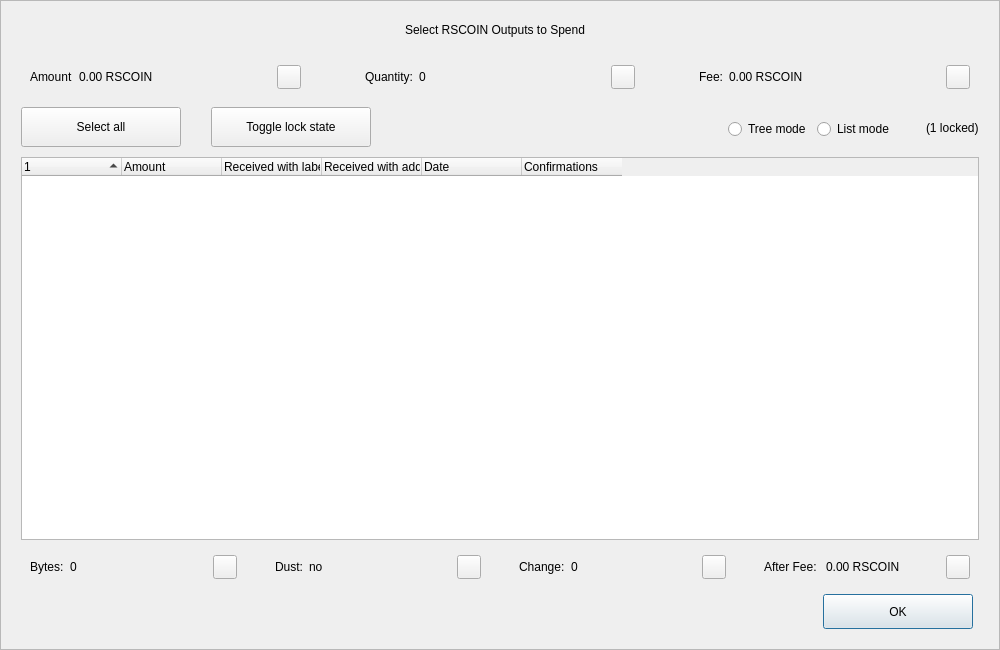
<?xml version="1.0" encoding="UTF-8"?>
<ui version="4.0">
 <class>CoinControlDialog</class>
 <widget class="QDialog" name="CoinControlDialog">
  <property name="geometry">
   <rect>
    <x>0</x>
    <y>0</y>
    <width>1000</width>
    <height>650</height>
   </rect>
  </property>
  <property name="minimumSize">
   <size>
    <width>950</width>
    <height>650</height>
   </size>
  </property>
  <property name="windowTitle">
   <string>Coin Selection</string>
  </property>
  <property name="styleSheet">
   <string notr="true"/>
  </property>
  <layout class="QVBoxLayout" name="verticalLayout">
   <property name="spacing">
    <number>0</number>
   </property>
   <property name="leftMargin">
    <number>0</number>
   </property>
   <property name="topMargin">
    <number>0</number>
   </property>
   <property name="rightMargin">
    <number>0</number>
   </property>
   <property name="bottomMargin">
    <number>0</number>
   </property>
   <item>
    <widget class="QFrame" name="frameContainer">
     <property name="toolTipDuration">
      <number>0</number>
     </property>
     <property name="frameShape">
      <enum>QFrame::StyledPanel</enum>
     </property>
     <property name="frameShadow">
      <enum>QFrame::Raised</enum>
     </property>
     <layout class="QVBoxLayout" name="verticalLayout_2">
      <property name="leftMargin">
       <number>0</number>
      </property>
      <property name="rightMargin">
       <number>0</number>
      </property>
      <property name="bottomMargin">
       <number>20</number>
      </property>
      <item>
       <layout class="QHBoxLayout" name="horizontalLayout_12">
        <property name="spacing">
         <number>0</number>
        </property>
        <property name="leftMargin">
         <number>20</number>
        </property>
        <property name="rightMargin">
         <number>30</number>
        </property>
        <item>
         <spacer name="horizontalSpacer_4">
          <property name="orientation">
           <enum>Qt::Horizontal</enum>
          </property>
          <property name="sizeHint" stdset="0">
           <size>
            <width>40</width>
            <height>20</height>
           </size>
          </property>
         </spacer>
        </item>
        <item>
         <widget class="QLabel" name="labelTitle">
          <property name="minimumSize">
           <size>
            <width>0</width>
            <height>40</height>
           </size>
          </property>
          <property name="maximumSize">
           <size>
            <width>16777215</width>
            <height>40</height>
           </size>
          </property>
          <property name="text">
           <string>Select RSCOIN Outputs to Spend</string>
          </property>
          <property name="alignment">
           <set>Qt::AlignCenter</set>
          </property>
          <property name="margin">
           <number>7</number>
          </property>
         </widget>
        </item>
        <item>
         <spacer name="horizontalSpacer_5">
          <property name="orientation">
           <enum>Qt::Horizontal</enum>
          </property>
          <property name="sizeHint" stdset="0">
           <size>
            <width>40</width>
            <height>20</height>
           </size>
          </property>
         </spacer>
        </item>
       </layout>
      </item>
      <item>
       <layout class="QHBoxLayout" name="horizontalLayout_8">
        <property name="leftMargin">
         <number>20</number>
        </property>
        <property name="rightMargin">
         <number>20</number>
        </property>
        <item>
         <widget class="QWidget" name="layoutAmount" native="true">
          <layout class="QHBoxLayout" name="horizontalLayout_9" stretch="0,1,0">
           <item>
            <widget class="QLabel" name="labelCoinControlAmountText">
             <property name="text">
              <string>Amount</string>
             </property>
            </widget>
           </item>
           <item>
            <widget class="QLabel" name="labelCoinControlAmount">
             <property name="text">
              <string>0.00 RSCOIN</string>
             </property>
            </widget>
           </item>
           <item alignment="Qt::AlignHCenter|Qt::AlignVCenter">
            <widget class="QPushButton" name="pushButtonAmount">
             <property name="minimumSize">
              <size>
               <width>0</width>
               <height>24</height>
              </size>
             </property>
             <property name="maximumSize">
              <size>
               <width>24</width>
               <height>26</height>
              </size>
             </property>
             <property name="focusPolicy">
              <enum>Qt::NoFocus</enum>
             </property>
             <property name="styleSheet">
              <string notr="true">padding-bottom:2px;
padding-right:4px;</string>
             </property>
             <property name="text">
              <string/>
             </property>
            </widget>
           </item>
          </layout>
         </widget>
        </item>
        <item>
         <spacer name="horizontalSpacer_2">
          <property name="orientation">
           <enum>Qt::Horizontal</enum>
          </property>
          <property name="sizeType">
           <enum>QSizePolicy::Fixed</enum>
          </property>
          <property name="sizeHint" stdset="0">
           <size>
            <width>40</width>
            <height>20</height>
           </size>
          </property>
         </spacer>
        </item>
        <item>
         <widget class="QWidget" name="layoutQuantity" native="true">
          <layout class="QHBoxLayout" name="horizontalLayout_10" stretch="0,1,0">
           <item>
            <widget class="QLabel" name="labelCoinControlQuantityText">
             <property name="text">
              <string>Quantity:</string>
             </property>
            </widget>
           </item>
           <item>
            <widget class="QLabel" name="labelCoinControlQuantity">
             <property name="text">
              <string>0</string>
             </property>
            </widget>
           </item>
           <item alignment="Qt::AlignHCenter|Qt::AlignVCenter">
            <widget class="QPushButton" name="pushButtonQuantity">
             <property name="minimumSize">
              <size>
               <width>0</width>
               <height>24</height>
              </size>
             </property>
             <property name="maximumSize">
              <size>
               <width>24</width>
               <height>26</height>
              </size>
             </property>
             <property name="focusPolicy">
              <enum>Qt::NoFocus</enum>
             </property>
             <property name="styleSheet">
              <string notr="true">padding-bottom:2px;
               padding-right:4px;</string>
             </property>
             <property name="text">
              <string/>
             </property>
            </widget>
           </item>
          </layout>
         </widget>
        </item>
        <item>
         <spacer name="horizontalSpacer_22">
          <property name="orientation">
           <enum>Qt::Horizontal</enum>
          </property>
          <property name="sizeType">
           <enum>QSizePolicy::Fixed</enum>
          </property>
          <property name="sizeHint" stdset="0">
           <size>
            <width>40</width>
            <height>20</height>
           </size>
          </property>
         </spacer>
        </item>
        <item>
         <widget class="QWidget" name="layoutFee" native="true">
          <layout class="QHBoxLayout" name="horizontalLayout_11" stretch="0,1,0">
           <item>
            <widget class="QLabel" name="labelCoinControlFeeText">
             <property name="text">
              <string>Fee:</string>
             </property>
            </widget>
           </item>
           <item>
            <widget class="QLabel" name="labelCoinControlFee">
             <property name="text">
              <string>0.00 RSCOIN</string>
             </property>
            </widget>
           </item>
           <item alignment="Qt::AlignHCenter|Qt::AlignVCenter">
            <widget class="QPushButton" name="pushButtonFee">
             <property name="minimumSize">
              <size>
               <width>0</width>
               <height>24</height>
              </size>
             </property>
             <property name="maximumSize">
              <size>
               <width>24</width>
               <height>26</height>
              </size>
             </property>
             <property name="focusPolicy">
              <enum>Qt::NoFocus</enum>
             </property>
             <property name="styleSheet">
              <string notr="true">padding-bottom:2px;
               padding-right:4px;</string>
             </property>
             <property name="text">
              <string/>
             </property>
            </widget>
           </item>
          </layout>
         </widget>
        </item>
       </layout>
      </item>
      <item>
       <widget class="QFrame" name="frame">
        <property name="minimumSize">
         <size>
          <width>0</width>
          <height>40</height>
         </size>
        </property>
        <property name="styleSheet">
         <string notr="true">#frame {
	border:0;
}</string>
        </property>
        <property name="frameShape">
         <enum>QFrame::StyledPanel</enum>
        </property>
        <property name="frameShadow">
         <enum>QFrame::Sunken</enum>
        </property>
        <layout class="QHBoxLayout" name="horizontalLayout">
         <property name="spacing">
          <number>0</number>
         </property>
         <property name="leftMargin">
          <number>20</number>
         </property>
         <property name="topMargin">
          <number>0</number>
         </property>
         <property name="rightMargin">
          <number>20</number>
         </property>
         <property name="bottomMargin">
          <number>0</number>
         </property>
         <item>
          <layout class="QHBoxLayout" name="horizontalLayoutPanel" stretch="0,0,0,0,0,0">
           <property name="spacing">
            <number>20</number>
           </property>
           <item>
            <widget class="QPushButton" name="pushButtonSelectAll">
             <property name="sizePolicy">
              <sizepolicy hsizetype="Maximum" vsizetype="Fixed">
               <horstretch>0</horstretch>
               <verstretch>0</verstretch>
              </sizepolicy>
             </property>
             <property name="minimumSize">
              <size>
               <width>160</width>
               <height>40</height>
              </size>
             </property>
             <property name="maximumSize">
              <size>
               <width>16777215</width>
               <height>40</height>
              </size>
             </property>
             <property name="text">
              <string>Select all</string>
             </property>
             <property name="checkable">
              <bool>true</bool>
             </property>
             <property name="checked">
              <bool>false</bool>
             </property>
             <property name="autoExclusive">
              <bool>false</bool>
             </property>
             <property name="autoDefault">
              <bool>false</bool>
             </property>
            </widget>
           </item>
           <item>
            <spacer name="horizontalSpacer_6">
             <property name="orientation">
              <enum>Qt::Horizontal</enum>
             </property>
             <property name="sizeType">
              <enum>QSizePolicy::Fixed</enum>
             </property>
             <property name="sizeHint" stdset="0">
              <size>
               <width>10</width>
               <height>20</height>
              </size>
             </property>
            </spacer>
           </item>
           <item>
            <widget class="QPushButton" name="pushButtonToggleLock">
             <property name="sizePolicy">
              <sizepolicy hsizetype="Maximum" vsizetype="Fixed">
               <horstretch>0</horstretch>
               <verstretch>0</verstretch>
              </sizepolicy>
             </property>
             <property name="minimumSize">
              <size>
               <width>160</width>
               <height>40</height>
              </size>
             </property>
             <property name="maximumSize">
              <size>
               <width>16777215</width>
               <height>40</height>
              </size>
             </property>
             <property name="text">
              <string>Toggle lock state</string>
             </property>
             <property name="checkable">
              <bool>true</bool>
             </property>
             <property name="autoExclusive">
              <bool>false</bool>
             </property>
             <property name="autoDefault">
              <bool>false</bool>
             </property>
            </widget>
           </item>
           <item>
            <spacer name="horizontalSpacer_7">
             <property name="orientation">
              <enum>Qt::Horizontal</enum>
             </property>
             <property name="sizeType">
              <enum>QSizePolicy::Expanding</enum>
             </property>
             <property name="sizeHint" stdset="0">
              <size>
               <width>30</width>
               <height>20</height>
              </size>
             </property>
            </spacer>
           </item>
           <item alignment="Qt::AlignRight">
            <widget class="QGroupBox" name="groupBox_2">
             <property name="styleSheet">
              <string notr="true">#groupBox_2 {
    background-color:transparent;
    border-radius:0;
}</string>
             </property>
             <property name="title">
              <string/>
             </property>
             <layout class="QHBoxLayout" name="horizontalLayout_14">
              <item>
               <widget class="QRadioButton" name="radioTreeMode">
                <property name="sizePolicy">
                 <sizepolicy hsizetype="Maximum" vsizetype="Fixed">
                  <horstretch>0</horstretch>
                  <verstretch>0</verstretch>
                 </sizepolicy>
                </property>
                <property name="text">
                 <string>Tree mode</string>
                </property>
               </widget>
              </item>
              <item>
               <widget class="QRadioButton" name="radioListMode">
                <property name="sizePolicy">
                 <sizepolicy hsizetype="Maximum" vsizetype="Fixed">
                  <horstretch>0</horstretch>
                  <verstretch>0</verstretch>
                 </sizepolicy>
                </property>
                <property name="text">
                 <string>List mode</string>
                </property>
                <property name="checked">
                 <bool>false</bool>
                </property>
               </widget>
              </item>
             </layout>
            </widget>
           </item>
           <item>
            <widget class="QLabel" name="labelLocked">
             <property name="text">
              <string>(1 locked)</string>
             </property>
            </widget>
           </item>
          </layout>
         </item>
        </layout>
       </widget>
      </item>
      <item>
       <layout class="QHBoxLayout" name="horizontalLayout_13">
        <property name="leftMargin">
         <number>20</number>
        </property>
        <property name="rightMargin">
         <number>20</number>
        </property>
        <item>
         <widget class="CoinControlTreeWidget" name="treeWidget">
          <property name="contextMenuPolicy">
           <enum>Qt::CustomContextMenu</enum>
          </property>
          <property name="styleSheet">
           <string notr="true"/>
          </property>
          <property name="sortingEnabled">
           <bool>false</bool>
          </property>
          <property name="columnCount">
           <number>6</number>
          </property>
          <attribute name="headerShowSortIndicator" stdset="0">
           <bool>true</bool>
          </attribute>
          <attribute name="headerStretchLastSection">
           <bool>false</bool>
          </attribute>
          <column>
           <property name="text">
            <string/>
           </property>
          </column>
          <column>
           <property name="text">
            <string>Amount</string>
           </property>
          </column>
          <column>
           <property name="text">
            <string>Received with label</string>
           </property>
          </column>
          <column>
           <property name="text">
            <string>Received with address</string>
           </property>
          </column>
          <column>
           <property name="text">
            <string>Date</string>
           </property>
          </column>
          <column>
           <property name="text">
            <string>Confirmations</string>
           </property>
           <property name="toolTip">
            <string>Confirmed</string>
           </property>
          </column>
         </widget>
        </item>
       </layout>
      </item>
      <item>
       <layout class="QHBoxLayout" name="horizontalLayout_3">
        <property name="spacing">
         <number>20</number>
        </property>
        <property name="leftMargin">
         <number>20</number>
        </property>
        <property name="rightMargin">
         <number>20</number>
        </property>
        <item>
         <widget class="QWidget" name="layoutBytes" native="true">
          <layout class="QHBoxLayout" name="horizontalLayout_4" stretch="0,1,0">
           <item>
            <widget class="QLabel" name="labelCoinControlBytesText">
             <property name="text">
              <string>Bytes:</string>
             </property>
            </widget>
           </item>
           <item>
            <widget class="QLabel" name="labelCoinControlBytes">
             <property name="text">
              <string>0</string>
             </property>
            </widget>
           </item>
           <item alignment="Qt::AlignHCenter|Qt::AlignVCenter">
            <widget class="QPushButton" name="pushButtonBytes">
             <property name="minimumSize">
              <size>
               <width>0</width>
               <height>24</height>
              </size>
             </property>
             <property name="maximumSize">
              <size>
               <width>24</width>
               <height>26</height>
              </size>
             </property>
             <property name="focusPolicy">
              <enum>Qt::NoFocus</enum>
             </property>
             <property name="styleSheet">
              <string notr="true">padding-bottom:2px;
               padding-right:4px;</string>
             </property>
             <property name="text">
              <string/>
             </property>
            </widget>
           </item>
          </layout>
         </widget>
        </item>
        <item>
         <widget class="QWidget" name="layoutDust" native="true">
          <layout class="QHBoxLayout" name="horizontalLayout_5" stretch="0,1,0">
           <item>
            <widget class="QLabel" name="labelCoinControlLowOutputText">
             <property name="text">
              <string>Dust:</string>
             </property>
            </widget>
           </item>
           <item>
            <widget class="QLabel" name="labelCoinControlLowOutput">
             <property name="text">
              <string>no</string>
             </property>
            </widget>
           </item>
           <item alignment="Qt::AlignHCenter|Qt::AlignVCenter">
            <widget class="QPushButton" name="pushButtonDust">
             <property name="minimumSize">
              <size>
               <width>0</width>
               <height>24</height>
              </size>
             </property>
             <property name="maximumSize">
              <size>
               <width>24</width>
               <height>26</height>
              </size>
             </property>
             <property name="focusPolicy">
              <enum>Qt::NoFocus</enum>
             </property>
             <property name="styleSheet">
              <string notr="true">padding-bottom:2px;
               padding-right:4px;</string>
             </property>
             <property name="text">
              <string/>
             </property>
            </widget>
           </item>
          </layout>
         </widget>
        </item>
        <item>
         <widget class="QWidget" name="layoutChange" native="true">
          <layout class="QHBoxLayout" name="horizontalLayout_6" stretch="0,1,0">
           <item>
            <widget class="QLabel" name="labelCoinControlChangeText">
             <property name="text">
              <string>Change:</string>
             </property>
            </widget>
           </item>
           <item>
            <widget class="QLabel" name="labelCoinControlChange">
             <property name="text">
              <string>0</string>
             </property>
            </widget>
           </item>
           <item alignment="Qt::AlignHCenter|Qt::AlignVCenter">
            <widget class="QPushButton" name="pushButtonChange">
             <property name="minimumSize">
              <size>
               <width>0</width>
               <height>24</height>
              </size>
             </property>
             <property name="maximumSize">
              <size>
               <width>24</width>
               <height>26</height>
              </size>
             </property>
             <property name="focusPolicy">
              <enum>Qt::NoFocus</enum>
             </property>
             <property name="styleSheet">
              <string notr="true">padding-bottom:2px;
               padding-right:4px;</string>
             </property>
             <property name="text">
              <string/>
             </property>
            </widget>
           </item>
          </layout>
         </widget>
        </item>
        <item>
         <widget class="QWidget" name="layoutAfter" native="true">
          <layout class="QHBoxLayout" name="horizontalLayout_7" stretch="0,1,0">
           <item>
            <widget class="QLabel" name="labelCoinControlAfterFeeText">
             <property name="text">
              <string>After Fee: </string>
             </property>
            </widget>
           </item>
           <item>
            <widget class="QLabel" name="labelCoinControlAfterFee">
             <property name="text">
              <string>0.00 RSCOIN</string>
             </property>
            </widget>
           </item>
           <item alignment="Qt::AlignHCenter|Qt::AlignVCenter">
            <widget class="QPushButton" name="pushButtonAlterFee">
             <property name="minimumSize">
              <size>
               <width>0</width>
               <height>24</height>
              </size>
             </property>
             <property name="maximumSize">
              <size>
               <width>24</width>
               <height>26</height>
              </size>
             </property>
             <property name="focusPolicy">
              <enum>Qt::NoFocus</enum>
             </property>
             <property name="styleSheet">
              <string notr="true">padding-bottom:2px;
               padding-right:4px;</string>
             </property>
             <property name="text">
              <string/>
             </property>
            </widget>
           </item>
          </layout>
         </widget>
        </item>
       </layout>
      </item>
      <item>
       <layout class="QHBoxLayout" name="horizontalLayout_2">
        <property name="spacing">
         <number>0</number>
        </property>
        <property name="leftMargin">
         <number>20</number>
        </property>
        <property name="rightMargin">
         <number>26</number>
        </property>
        <item>
         <spacer name="horizontalSpacer_3">
          <property name="orientation">
           <enum>Qt::Horizontal</enum>
          </property>
          <property name="sizeHint" stdset="0">
           <size>
            <width>558</width>
            <height>20</height>
           </size>
          </property>
         </spacer>
        </item>
        <item>
         <widget class="QPushButton" name="pushButtonOk">
          <property name="minimumSize">
           <size>
            <width>150</width>
            <height>35</height>
           </size>
          </property>
          <property name="text">
           <string>OK</string>
          </property>
         </widget>
        </item>
       </layout>
      </item>
     </layout>
    </widget>
   </item>
  </layout>
 </widget>
 <customwidgets>
  <customwidget>
   <class>CoinControlTreeWidget</class>
   <extends>QTreeWidget</extends>
   <header>coincontroltreewidget.h</header>
  </customwidget>
 </customwidgets>
 <resources/>
 <connections/>
</ui>
